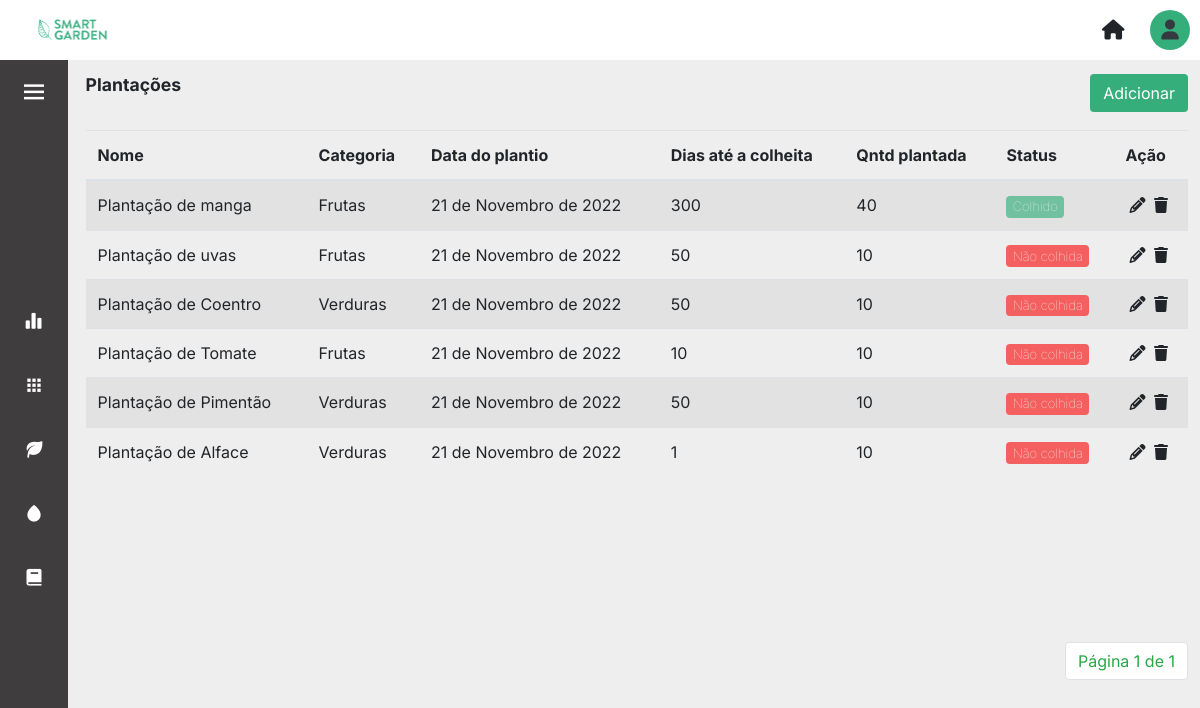
The page /plantacoes/ (signed in) on the database its author committed.
### core/models.py (models this page shows, shortened)
class Plantacao(models.Model):
    descricao = models.CharField(max_length=100)
    qntDiasColheita = models.IntegerField(null=True)
    qntPlantada = models.IntegerField(null=True)
    qntColhida = models.IntegerField(null=True, blank=True, default=0)
    dtPlantio = models.DateField(default=datetime.today)
    categoria = models.TextField(choices=Tipos_Categorias.choices, max_length=20, null=True, default=0)
    areacultivo = models.ForeignKey(AreaCultivo, on_delete=models.CASCADE, null=True)
    colhida = models.BooleanField(null=False, default=False)

### core/views.py (the view)
# urls.py: path('plantacoes/', views.plantacoes, name='plantacoes'),
def plantacoes(request):
    plantacoes = Plantacao.objects.all()
    paginator = Paginator(plantacoes, 6)
    page = request.GET.get('page')
    plantacoes = paginator.get_page(page)
    contexto = {
        'plantacoes': plantacoes
    }
    return render(request, 'plantações.html', contexto)

### templates/plantações.html (shortened to what this page needs)
{% extends 'layout.html' %} {% load static %} {% block content %}
<div>
    <div class="d-flex align-items-center justify-content-between mb-3">
		<p class="title-page">Plantações</p>
		<a href="{% url 'cadastrar_plantacoes' %}"><button type="button" class="btn btn_salvar">Adicionar</button></a>
	</div>
	<div class="table-content">
        <table class="table table-striped table-hover mt-3">
            <thead class="border-botton border-secondary">
                <tr>
                    <th scope="col">Nome</th>
                    <th scope="col">Categoria</th>
                    <th scope="col">Data do plantio</th>
                    <th scope="col">Dias até a colheita</th>
                    <th scope="col">Qntd plantada</th>
                    <th scope="col"></i>Status</th>
                    <th scope="col"></i>Ação</th>
                </tr>
            </thead>
            <tbody>
                {% for plantacao in plantacoes %}
                <tr>
                    <td>{{plantacao.descricao}}</td>
                    <td>{{plantacao.categoria}}</td>
                    <td>{{plantacao.dtPlantio}}</td>
                    <td>{{plantacao.qntDiasColheita}}</td>
                    <td>{{plantacao.qntPlantada}}</td>
                    <td>{% if plantacao.colhida == 0 %}
                        <a href="{% url 'update_colhida' plantacao.id %}"><button class="badge btn btn-sm btn_tables btn_red"> Não colhida </button></a>
                        {% else %}
                        <button class="badge btn btn-sm btn_tables btn_green disabled"> Colhido</button>
                        {% endif %}
                    </td>
                    <td>
						<a href="{% url 'update_plantacoes' plantacao.id %}" class="m-1">
							<i class="fa-solid fa-pencil text-black"></i>
						</a>
						<a href="{% url 'delete_plantacoes' plantacao.id %}">
								<i class="fa-sharp fa-solid fa-trash text-black"></i>
						</a>
					</td>
                </tr>
                {% endfor %}
            </tbody>
        </table>
    </div>
    <div class="container_pagination">
		<nav aria-label="Page-navigation">
			<ul class="pagination">
			<li class="page-item"><a class="page-link text-success" href="#">Página {{plantacoes.number}} de {{plantacoes.paginator.num_pages}}</a></li>
			</ul>
		</nav>
	</div>
</div>
{% endblock %}

### static/css/layout.css (style rules this page uses)
body { background-color: var(--light-color); overflow: hidden; }

### static/css/layout_sidebar.css (style rules this page uses)
a { text-decoration: none; }

### static/css/global.css (style rules this page uses)
* { margin: 0; padding: 0; }
:root { --nav-width: 68px; --gray-dark: #3f3d3d; --green-primary: #0bd692; --green-secondary: #36ae7c; --red-color: #f46060; --white-color: #ffffff; --light-color: #eeeeee; --body-font: 'Inter', sans-serif; --title-font: 'Roboto' sans-serif; --font-name: 'Raleway', sans-serif; --normal-font-size: 1rem; --z-fixed: 100; }
body { position: relative; font-family: var(--body-font); font-size: var(--normal-font-size); transition: 0.5s; max-width: 100vw; }
.table-content { min-height: 60vh; }
.title-page { font-family: var(--title-font); font-weight: 700; font-size: 1.1rem; }
.container_pagination { margin-top: 2rem; display: flex; position: relative; justify-content: flex-end; }

### static/css/areas.css (style rules this page uses)
a { color: inherit; }

### static/css/forms.css (style rules this page uses)
.btn_tables, .btn_tables:hover { color: var(--white-color) !important; font-weight: 100; font-size: 13px; }
.btn_green { background-color: var(--green-secondary) !important; }
.btn_red { background-color: var(--red-color) !important; }
.btn_salvar, .btn_salvar:hover { background-color: var(--green-secondary) !important; color: var(--white-color) !important; float: right; margin-left: 0.5rem; }

### rows shown on the page
Plantacao: descricao "Plantação de manga", categoria "Frutas", dtPlantio "21 de Novembro de 2022", qntDiasColheita "300", qntPlantada "40", colhida "Colhido"
Plantacao: descricao "Plantação de uvas", categoria "Frutas", dtPlantio "21 de Novembro de 2022", qntDiasColheita "50", qntPlantada "10", colhida "Não colhida"
Plantacao: descricao "Plantação de Coentro", categoria "Verduras", dtPlantio "21 de Novembro de 2022", qntDiasColheita "50", qntPlantada "10", colhida "Não colhida"
Plantacao: descricao "Plantação de Tomate", categoria "Frutas", dtPlantio "21 de Novembro de 2022", qntDiasColheita "10", qntPlantada "10", colhida "Não colhida"
Plantacao: descricao "Plantação de Pimentão", categoria "Verduras", dtPlantio "21 de Novembro de 2022", qntDiasColheita "50", qntPlantada "10", colhida "Não colhida"
Plantacao: descricao "Plantação de Alface", categoria "Verduras", dtPlantio "21 de Novembro de 2022", qntDiasColheita "1", qntPlantada "10", colhida "Não colhida"

### other values the page prints
{{ plantacoes.number }} "1"
{{ plantacoes.paginator.num_pages }} "1"
